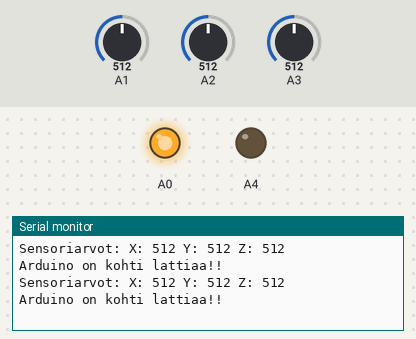
The sketch below on a simulated Arduino Uno, built with avr-gcc and run on an emulated ATmega328P. Shown: output pins drawn as LEDs (lit = HIGH), the last lines printed to the serial monitor. The test bench sets the inputs (shaded band); at power-on: A1 = 512, A2 = 512, A3 = 512.

Above: at 1.8 s.
1.9 s: A1 set to 543
At 2.9 s:
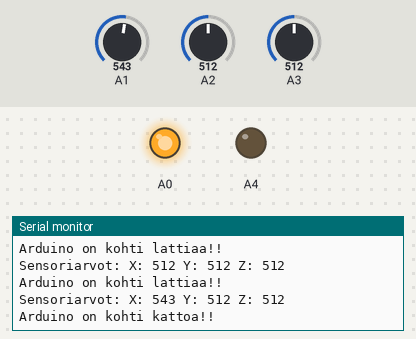
4.5 s: A2 set to 604
At 5.5 s:
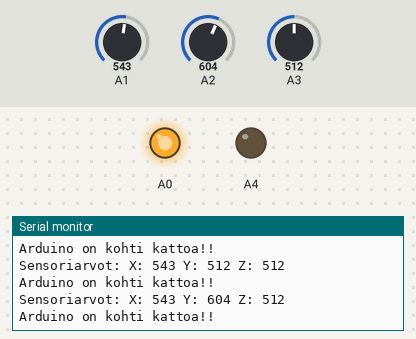
6.0 s: A2 set to 620
At 6.7 s:
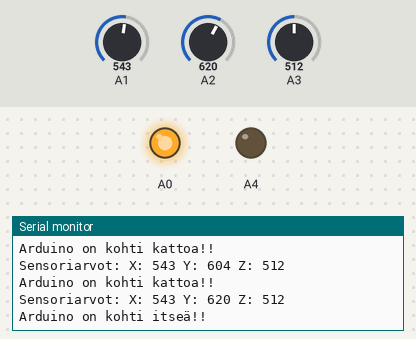
Timing chart, 0 to 9.0 s (numbered marks = the images above; inputs shaded):
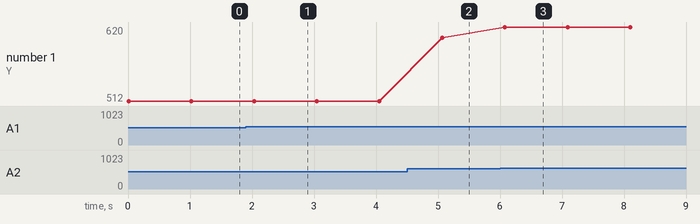

Measured:
- the behaviour switches between 531 and 532 on A1 (found by bisection; images 0 and 1)
- the behaviour switches between 619 and 620 on A2 (found by bisection; images 2 and 3)
- after the input at 1.9 s, the serial monitor: prints a new line after 0.13 s (image 1)
- after the input at 4.5 s, the serial monitor: prints a new line after 0.57 s (image 2)
- after the input at 6.0 s, the serial monitor: prints a new line after 0.08 s (image 3)
- plotted number 1: 512 → 604 after the input at 4.5 s, 604 → 620 after the input at 6.0 s

The sketch:

k-meansV4.ino
```cpp
#include "centerpoints.h"
#include "accelerator.h"

void setup()
{
  //Accelerometer setup
// TRANSMITTER DIGITAL 12
// RECEIVER DIGITAL 11
  pinMode(A0, OUTPUT);
  digitalWrite(A0, HIGH);   //POWER

  pinMode(A4, OUTPUT);
  digitalWrite(A4, LOW);    //GROUND

  Serial.begin(9600);
}

//muuttujien alustusta
int state =1;
int distances[]={0,0,0,0,0,0};
int dif1,dif2,dif3,pointSum,P,minVal;

//etaisuus funktio

int distance3D(int sV1,int sV2,int sV3,int cP1,int cP2,int cP3){
  dif1= sV1-cP1;
  dif2= sV2-cP2;
  dif3= sV3-cP3;
  pointSum=(dif1*dif1)+(dif2*dif2)+(dif3*dif3);
  P =sqrt(pointSum);
  return P;
}


//pää looppi
void loop() {

switch (state)  {
  case 1: //mittaus
    delay(10);

    Accelerator Aobject;
    Aobject.makeMeasurement();
    Measurement a = Aobject.getMeasurement();

    Serial.print("Sensoriarvot: X: ");
    Serial.print(a.x);
    Serial.print(" Y: ");
    Serial.print(a.y);
    Serial.print(" Z: ");
    Serial.println(a.z);

    state = 2;


  case 2: //lasku

    distances[5]=distance3D(a.x,a.y,a.z,cP[0],cP[1],cP[2]);
    distances[2]=distance3D(a.x,a.y,a.z,cP[3],cP[4],cP[5]);
    distances[0]=distance3D(a.x,a.y,a.z,cP[6],cP[7],cP[8]);
    distances[3]=distance3D(a.x,a.y,a.z,cP[9],cP[10],cP[11]);
    distances[1]=distance3D(a.x,a.y,a.z,cP[12],cP[13],cP[14]);
    distances[4]=distance3D(a.x,a.y,a.z,cP[15],cP[16],cP[17]);

int count = sizeof(distances) / sizeof(distances[0]);
int index = 0 ;

for (int i = 1; i < count; i++)
{
if (distances[i] < distances[index]) {
index = i;
}
}

switch (index){
  case 0:
  Serial.println("Arduino on kohti kattoa!!");
  break;

  case 1:
  Serial.println("Arduino on kohti lattiaa!!");
  break;

  case 2:
  Serial.println("Arduino on kohti vasenta!!");
  break;

  case 3:
  Serial.println("Arduino on kohti oikeaa!!");
  break;

  case 4:
  Serial.println("Arduino on käännetty eteenpäin!!");
  break;

  case 5:
  Serial.println("Arduino on kohti itseä!!");
  break;

  }

    state = 1;
    delay(1000);
}
}
```

accelerator.cpp
```cpp
#include "accelerator.h"
#include <arduino.h>

Accelerator::Accelerator()
{
  // Serial.println("Accelerator created!");
}


Accelerator::~Accelerator()
{
   //Serial.println("Accelerator deleted!");
}

void Accelerator::makeMeasurement()
{
  m.x = analogRead(A1);
  m.y = analogRead(A2);
  m.z = analogRead(A3);

}
Measurement Accelerator::getMeasurement()
{
 return m;
}
```

accelerator.h
```cpp
#ifndef ACCELERATOR_H
#define ACCELERATOR_H

// #include "messaging.h"

struct Measurement
{
  int x;
  int y;
  int z;
};

class Accelerator
{
public:
  Accelerator();
  ~Accelerator();
  void makeMeasurement();
  Measurement getMeasurement();

private:
  Measurement m;

};

#endif // ACCELERATOR_H
```

centerpoints.h
```cpp
int cP[] = {
440,368,355,371,448,365,369,363,289,374,291,361,370,375,438,288,360,352
};
```
